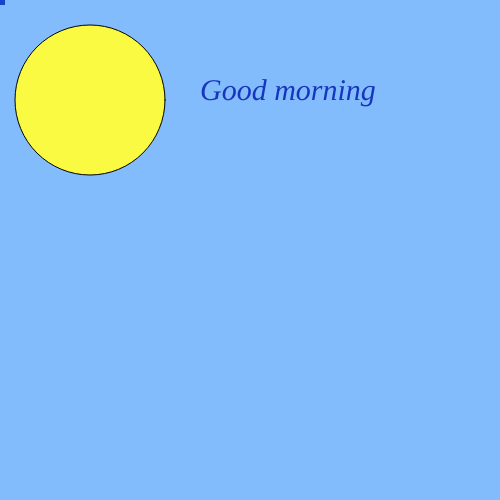
Frame 1 (no input)
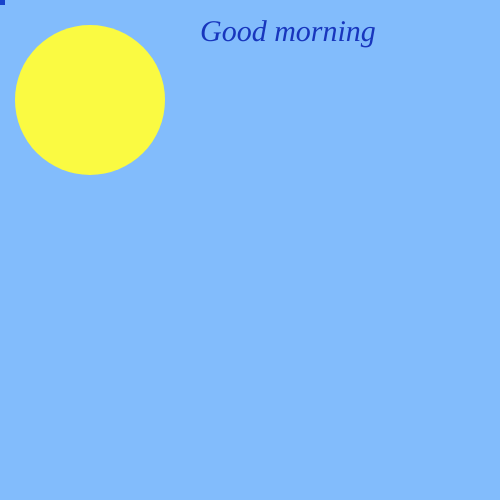
Frame 60 (no input)
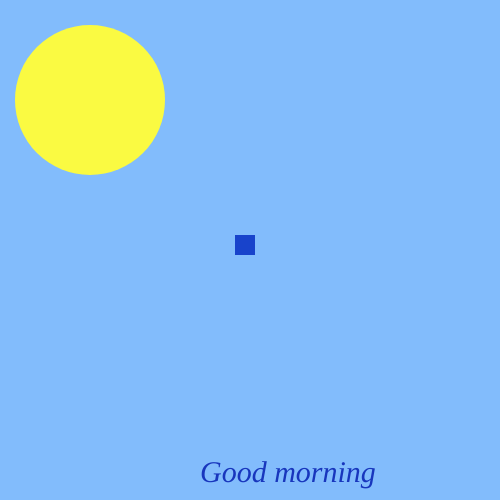
Frame 120 (the mouse pressed at the canvas centre since frame 60)

The p5.js sketch that drew these frames (run headless with seeded random() and noise() and a simulated clock; from frame 60 on, the mouse is pressed at the canvas centre):

// p5.js sketch
// ── sketch.js
let y = 100;

function setup() {
  createCanvas(500, 500);
}

function draw() {
  background("#82BCFC");
  //sun 
  fill("#FAFA42");
  ellipse(90,100,150,150);
  //rectangle
  fill("#1843CB");
  noStroke();
  rect(mouseX-15,mouseY-15,20,20);
  //text  
 
  fill("#1836BD")
  textFont("Times New Roman");
  textSize(30);
  textStyle(ITALIC);
  text("Good morning", 200,y);
 y = y - 1;
  if (y < 0) {
    y = height;
  }
}
